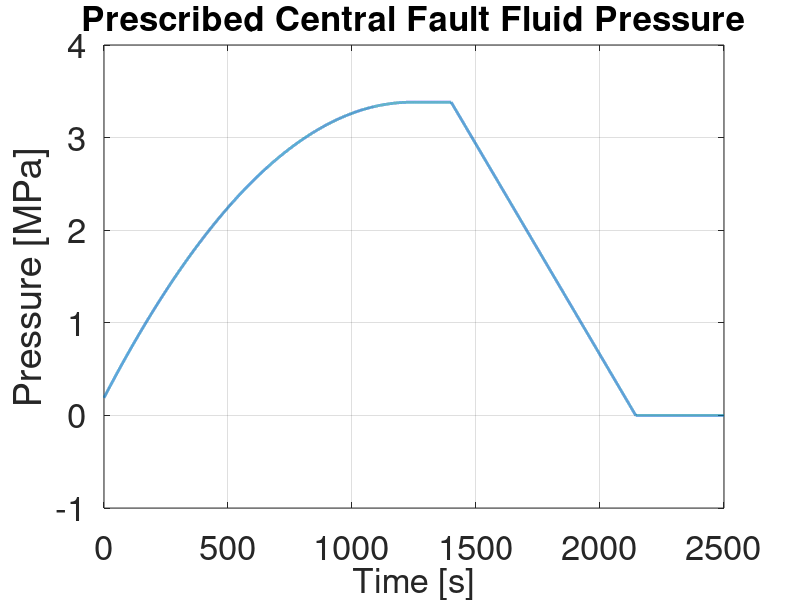

The MATLAB script that drew this image:
clc,clear;
close all;
% Filename to load
prename1 = 'Original_gamma_0_pflag_3_c_0.0004';
filename1 = strcat(prename1, '.mat');
prename2 = 'Original_gamma_0.00017_pflag_3_c_0.0004';
filename2 = strcat(prename2, '.mat');
fontsize = 25;
figure(1);
% load(filename1);
% plot(tsaveplot, (pcsave(size(pcsave, 1)/2,:)+pcsave(size(pcsave, 1)/2 + 1,:))/(2) , 'linewidth', 2.0);
% hold on; grid on;

tsaveplot = 0:0.1:2500;
pc_center = zeros(1, size(tsaveplot, 2));
for i = 1:1:size(tsaveplot, 2)    
    % Prescribed pc at the center of the injection
    if tsaveplot(i) > 2144.2
        pc_center(i) = -191216.9;
    elseif tsaveplot(i) > 1400
        pc_center(i) = -4544.5*(tsaveplot(i))+9553100;
    elseif tsaveplot(i) > 1250
        pc_center(i) = 3190800;            
    else
        pc_center(i) = -2.073*(tsaveplot(i))^2+5144*(tsaveplot(i)); 
    end
end
plot(tsaveplot, (pc_center + 191216.9) / 1e6, 'linewidth', 2.0);
hold on; grid on;
set(gca, 'fontsize', fontsize);
% legend('Simulated Pressure', 'Targeted Pressure');
xlabel('Time [s]', 'fontsize', fontsize);
ylabel('Pressure [MPa]');
ylim([-1, 4]);
xlim([0, 2500]);
title('Prescribed Central Fault Fluid Pressure', 'fontsize', fontsize);



% load(filename2);
% figure(2);
% plot(tsaveplot, (pcsave(size(pcsave, 1)/2,:)+pcsave(size(pcsave, 1)/2 + 1,:))/(2) + 1.912e5 , 'linewidth', 2.0);
% hold on; grid on;
% 
% pc_center = zeros(1, size(tsaveplot, 2));
% for i = 1:1:size(tsaveplot, 2)    
%     % Prescribed pc at the center of the injection
%     if tsaveplot(i) > 2144.2
%         pc_center(i) = 0;
%     elseif tsaveplot(i) > 1400
%         pc_center(i) = -4544.5*(tsaveplot(i))+9.7443e6;
%     elseif tsaveplot(i) > 1250
%         pc_center(i) = 3.382e6;            
%     else
%         pc_center(i) = -2.073*(tsaveplot(i))^2+5144*(tsaveplot(i)) + 1.912e5; 
%     end
% end
% plot(tsaveplot, pc_center, '--', 'linewidth', 4.0);
% legend('Simulated Pressure', 'Targeted Pressure');
% ylim([0, 5e6]);
% xlabel('Time (s)');
% ylabel('Fluid Pressure (Pa)');
% title('Central Fault Fluid Pressure')